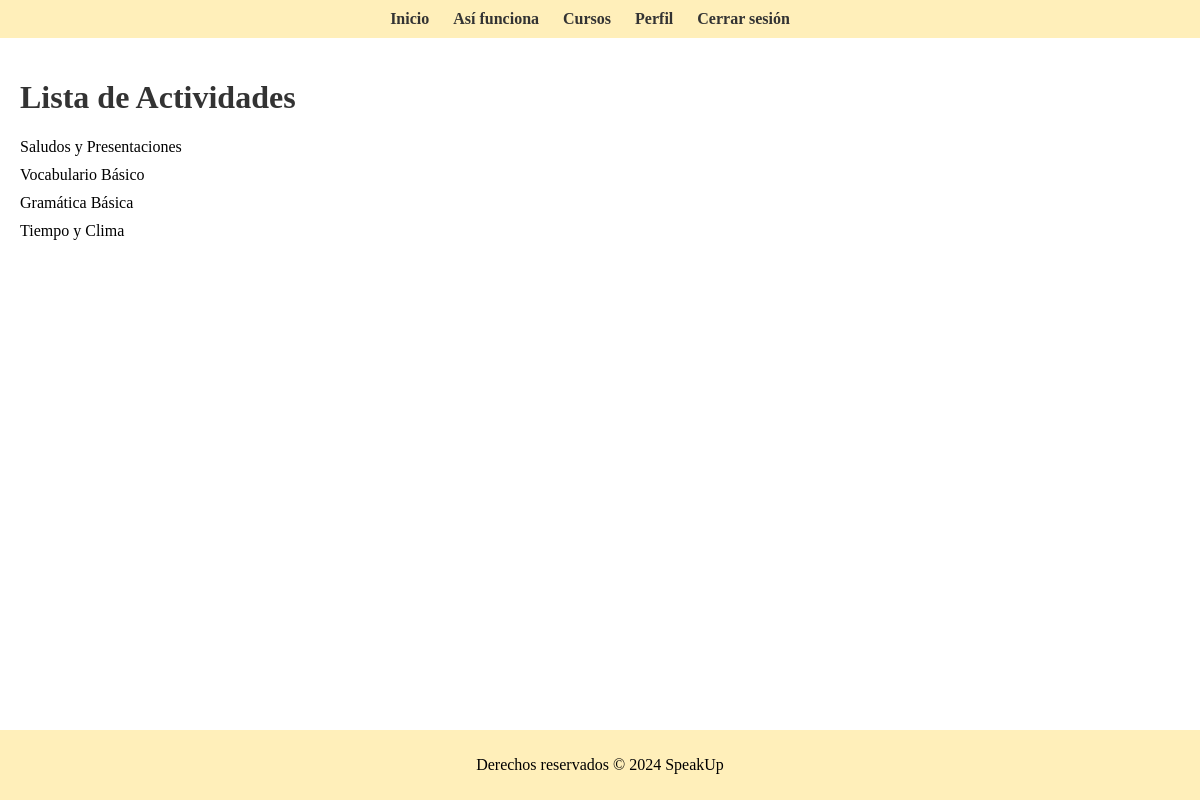
Page /activities/ (signed in) on the committed database.
### tutoria/models.py (models this page shows)
class Activity(models.Model):
    EVALUACION = 'evaluacion'
    BASIC = 'basico'
    INTERMEDIATE = 'intermedio'
    ADVANCED = 'avanzado'
    LEVEL_CHOICES = [
        (BASIC, 'Básico'),
        (INTERMEDIATE, 'Intermedio'),
        (ADVANCED, 'Avanzado'),
        (EVALUACION, 'Evaluación'),
    ]
    course = models.ForeignKey(Course, on_delete=models.CASCADE)
    name = models.CharField(max_length=200)
    description = models.TextField()
    nivel = models.CharField(max_length=20, choices=LEVEL_CHOICES, null=True, default=None)
    score = models.FloatField(null=True, blank=True)
    def __str__(self):
        return self.name

### tutoria/views.py (the view)
# urls.py: path('activities/', views.activities, name='activities'),
@login_required
def activities(request):
    student = request.user.student
    completed_activities = Progress.objects.filter(student=student, completed=True)
    language_assessment = Activity.objects.filter(name='Evaluación - Nivel Aprendizaje').first()
    has_language_assessment_completed = False
    if language_assessment:
        has_language_assessment_completed = language_assessment.id in [activity.activity.id for activity in completed_activities]
    recommended_activities = []
    if has_language_assessment_completed:
        recommended_activities = recommend_activities(student).exclude(score__gt=80)
    print("Contenido del contexto:", recommended_activities)
    context = {
        'recommended_activities': recommended_activities,
        'has_language_assessment_completed': has_language_assessment_completed,
        'language_assessment': language_assessment  # Pasar la actividad de evaluación de idioma al contexto
    }
    return render(request, 'activities.html', context)

### tutoria/recommendation_logic.py (called while the page is built)
def recommend_activities(student):
    user_progress = Progress.objects.filter(student=student)
    language_level = student.nivel_idioma
    recommended_activities = Activity.objects.none()
    if language_level == 'basico':
        recommended_activities = Activity.objects.filter(nivel='basico')
    elif language_level == 'intermedio':
        recommended_activities = Activity.objects.filter(nivel='intermedio')
    elif language_level == 'avanzado':
        recommended_activities = Activity.objects.filter(nivel='avanzado')
    for progress in user_progress:
        if progress.activity in recommended_activities:
            if progress.score is not None and progress.score > 80:
                recommended_activities = recommended_activities.exclude(id=progress.activity.id)
    return recommended_activities

### tutoria/templates/activities.html (shortened to what this page needs)
<!DOCTYPE html>
<html lang="es">
<head>
</head>
<body>
    <div class="menu">
        <ul>
            <li><a href="{% url 'home' %}">Inicio</a></li>
            <li><a href="{% url 'about' %}">Así funciona</a></li>
            <li><a href="{% url 'courses' %}">Cursos</a></li>
            <li><a href="{% url 'profile' %}">Perfil</a></li>
            <li><a href="{% url 'logout' %}">Cerrar sesión</a></li>
        </ul>
    </div>
 <div class="content">
    <h1>Lista de Actividades</h1>
{% if has_language_assessment_completed %}
{% if recommended_activities %}
    <ul>
        {% for activity in recommended_activities %}
            <li><a href="{% url 'activity_detail' activity.id %}">{{ activity.name }}</a></li>
        {% endfor %}
    </ul>
{% else %}
    <p>No hay actividades recomendadas disponibles.</p>
{% endif %}
{% endif %}
</div>
    <footer>
        <p>Derechos reservados &copy; 2024 SpeakUp</p>
    </footer>
</body>
</html>

### tutoria/templates/activities.html (style rules this page uses)
body { font-family: serif; margin: 0; padding: 0; background-color: #fff; }
.menu { background-color: #FFEFBA; padding: 10px 0; text-align: center; }
.menu ul { list-style-type: none; margin: 0; padding: 0; }
.menu ul li { display: inline; margin-right: 20px; }
.menu ul li a { color: #333; text-decoration: none; font-weight: bold; }
.content { padding: 20px; }
h1 { color: #333; }
ul { padding: 0; margin: 0; list-style: none; }
li { margin-bottom: 10px; }
li a { color: #000000; text-decoration: none; }
footer { background-color: #FFEFBA; color: #000; text-align: center; padding: 10px 0; height: 50px; line-height: 50px; position: fixed; bottom: 0; width: 100%; }
footer p { margin: 0; }

### rows in the picture
Activity: name "Saludos y Presentaciones"
Activity: name "Vocabulario Básico"
Activity: name "Gramática Básica"
Activity: name "Tiempo y Clima"
